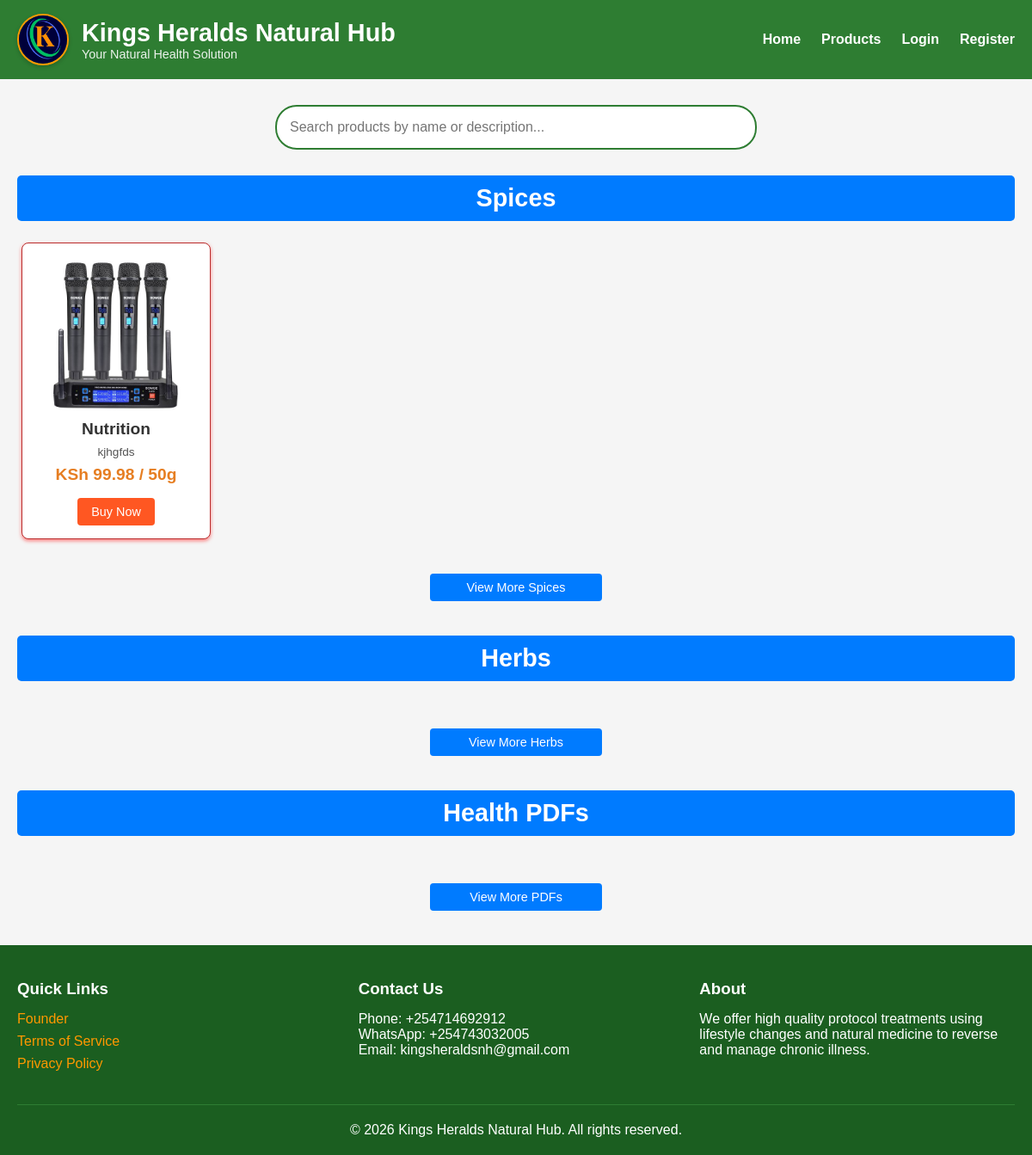
Screenshot of /products/ with the database file from the repository.
### store/models.py (models this page shows, shortened)
class Product(models.Model):
    CATEGORY_CHOICES = [
        ('spice', 'Spice'),
        ('herb', 'Herb'),
        ('pdf', 'Health PDF'),
    ]
    name = models.CharField(max_length=200)
    category = models.CharField(max_length=10, choices=CATEGORY_CHOICES)
    description = models.TextField()
    price = models.DecimalField(max_digits=10, decimal_places=2)
    weight_grams = models.CharField(max_length=50, blank=True, help_text="e.g., 200/250 grams")
    unit = models.CharField(max_length=20, blank=True, default='g', help_text="e.g., g, mg, ml, piece, capsule")
    image = models.ImageField(upload_to='products/', blank=True, null=True)
    pdf_file = models.FileField(upload_to='pdfs/', blank=True, null=True)
    is_available = models.BooleanField(default=True)
    created_at = models.DateTimeField(auto_now_add=True)

### store/views.py (the view)
# urls.py: path('products/', views.products, name='products'),
def products(request):
    search_query = request.GET.get('search', '')
    if search_query:
        products_list = Product.objects.filter(
            Q(name__icontains=search_query) | Q(description__icontains=search_query),
            is_available=True
        )
    else:
        products_list = Product.objects.filter(is_available=True)
    spices = products_list.filter(category='spice')
    herbs = products_list.filter(category='herb')
    pdfs = products_list.filter(category='pdf')
    suggestions = list(Product.objects.filter(is_available=True).values('name', 'category')[:10])
    return render(request, 'products.html', {
        'spices': spices[:3],
        'herbs': herbs[:3],
        'pdfs': pdfs[:3],
        'all_spices': spices,
        'all_herbs': herbs,
        'all_pdfs': pdfs,
        'search_query': search_query,
        'suggestions': suggestions,
    })

### templates/products.html (shortened to what this page needs)
{% load static %}
<!DOCTYPE html>
<html lang="en">
<head>
    <link rel="stylesheet" href="{% static 'css/products.css' %}">
</head>
<body>
<header>
    <div class="header-container">
        <div class="logo">
            <img src="{% static 'images/logo.png' %}" alt="Kings Heralds Logo" class="circle-logo">
            <div class="logo-text">
                <h1>Kings Heralds Natural Hub</h1>
                <p class="motto">Your Natural Health Solution</p>
            </div>
        </div>
        <nav>
            <ul>
                <li><a href="{% url 'home' %}">Home</a></li>
                <li><a href="{% url 'products' %}">Products</a></li>
                {% if user.is_authenticated %}
                    <li><a href="{% url 'logout' %}">Logout ({{ user.username }})</a></li>
                    {% if user.is_superuser %}
                        <li><a href="{% url 'admin_dashboard' %}">Admin Panel</a></li>
                    {% endif %}
                {% else %}
                    <li><a href="{% url 'login' %}">Login</a></li>
                    <li><a href="{% url 'register' %}">Register</a></li>
                {% endif %}
            </ul>
        </nav>
    </div>
</header>
<main>
    <div class="search-section">
        <input type="text" id="searchInput" placeholder="Search products by name or description..." autocomplete="off">
    </div>
    <section class="products-section">
        <h2>Spices</h2>
        <div class="product-grid" id="spices-grid">
            {% for spice in spices %}
            <div class="product-card">
                {% if spice.image %}<img src="{{ spice.image.url }}" alt="{{ spice.name }}">{% endif %}
                <h3>{{ spice.name }}</h3>
                <p>{{ spice.description|truncatewords:15 }}</p>
                <div class="price">KSh {{ spice.price }} / {{ spice.unit|default:"g" }}</div>
                <button onclick="openPurchaseModal('{{ spice.name }}')" class="buy-btn">Buy Now</button>
            </div>
            {% endfor %}
        </div>
        <button onclick="location.href='{% url 'spices' %}'" class="view-more">View More Spices</button>
    </section>
    <section class="products-section">
        <h2>Herbs</h2>
        <div class="product-grid" id="herbs-grid">
        </div>
        <button onclick="location.href='{% url 'herbs' %}'" class="view-more">View More Herbs</button>
    </section>
    <section class="products-section">
        <h2>Health PDFs</h2>
        <div class="product-grid" id="pdfs-grid">
        </div>
        <button onclick="location.href='{% url 'pdfs' %}'" class="view-more">View More PDFs</button>
    </section>
</main>
<footer>
    <div class="footer-container">
        <div class="footer-section">
            <h3>Quick Links</h3>
            <ul>
                <li><a href="#" onclick="openModal('founderModal')">Founder</a></li>
                <li><a href="#" onclick="openModal('termsModal')">Terms of Service</a></li>
                <li><a href="#" onclick="openModal('privacyModal')">Privacy Policy</a></li>
            </ul>
        </div>
        <div class="footer-section">
            <h3>Contact Us</h3>
            <p>Phone: +254714692912</p>
            <p>WhatsApp: +254743032005</p>
            <p>Email: kingsheraldsnh@gmail.com</p>
        </div>
        <div class="footer-section">
            <h3>About</h3>
            <p>We offer high quality protocol treatments using lifestyle changes and natural medicine to reverse and manage chronic illness.</p>
        </div>
    </div>
    <div class="footer-bottom">
        <p>&copy; 2026 Kings Heralds Natural Hub. All rights reserved.</p>
    </div>
</footer>
</body>
</html>

### static/css/products.css (style rules this page uses)
* { margin: 0; padding: 0; box-sizing: border-box; }
body { font-family: 'Arial', sans-serif; background: #f5f5f5; }
header { background: #2e7d32; color: white; padding: 1rem 0; position: sticky; top: 0; z-index: 100; }
.header-container { max-width: 1200px; margin: 0 auto; display: flex; justify-content: space-between; align-items: center; padding: 0 20px; flex-wrap: wrap; gap: 20px; }
.logo { display: flex; align-items: center; gap: 15px; }
.circle-logo { width: 60px; height: 60px; border-radius: 50%; object-fit: cover; transition: all 0.3s ease-in-out; box-shadow: 0 2px 5px rgba(0,0,0,0.2); border: 2px solid #ff9800; }
.logo-text h1 { font-size: 1.8rem; }
.motto { font-size: 0.9rem; opacity: 0.9; }
nav ul { list-style: none; display: flex; gap: 1.5rem; }
nav a { color: white; text-decoration: none; font-weight: bold; }
.search-section { max-width: 600px; margin: 30px auto; position: relative; padding: 0 20px; }
#searchInput { width: 100%; padding: 15px; border: 2px solid #2e7d32; border-radius: 25px; font-size: 1rem; transition: all 0.3s; }
.products-section { margin-bottom: 40px; padding: 0 20px; max-width: 1200px; margin-left: auto; margin-right: auto; }
.products-section h2 { background-color: #007bff; color: white; padding: 10px; border-radius: 5px; text-align: center; margin-bottom: 20px; font-size: 1.8rem; }
.product-grid { display: flex; flex-wrap: nowrap; overflow-x: auto; gap: 20px; padding-bottom: 15px; margin-bottom: 20px; scrollbar-width: thin; }
.product-card { background-color: white; border: 1px solid #ba2d2d; border-radius: 8px; padding: 15px; margin: 5px; box-shadow: 0 2px 4px rgba(255, 0, 0, 0.5); text-align: center; width: 220px; transition: transform 0.3s ease; display: inline-block; flex-shrink: 0; }
.product-card img { width: 180px; height: 180px; object-fit: cover; border-radius: 10px; transition: transform 0.3s ease-in-out; display: block; margin: 0 auto 10px; }
.product-card h3 { font-size: 1.2rem; margin: 10px 0 5px; color: #333; }
.product-card p { font-size: 0.85rem; color: #555; margin: 8px 0; white-space: normal; word-break: break-word; }
.price { font-size: 1.2rem; color: #e67e22; font-weight: bold; margin: 8px 0; }
.buy-btn, .view-more { background-color: #ff5722; color: white; border: none; padding: 8px 16px; font-size: 0.9rem; border-radius: 4px; cursor: pointer; transition: background-color 0.3s; margin-top: 8px; }
.view-more { display: block; width: 200px; margin: 0 auto 20px; background-color: #007bff; }
footer { background: #1b5e20; color: white; padding: 40px 20px 20px; margin-top: 40px; }
.footer-container { max-width: 1200px; margin: 0 auto; display: grid; grid-template-columns: repeat(auto-fit, minmax(250px, 1fr)); gap: 30px; }
.footer-section h3 { margin-bottom: 15px; }
.footer-section ul { list-style: none; }
.footer-section ul li { margin-bottom: 8px; }
.footer-section a { color: #ff9800; text-decoration: none; }
.footer-bottom { text-align: center; margin-top: 30px; padding-top: 20px; border-top: 1px solid #2e7d32; }

### rows the page displays
Product: image (picture), name "Nutrition", description "kjhgfds", price "99.98", unit "50g"
